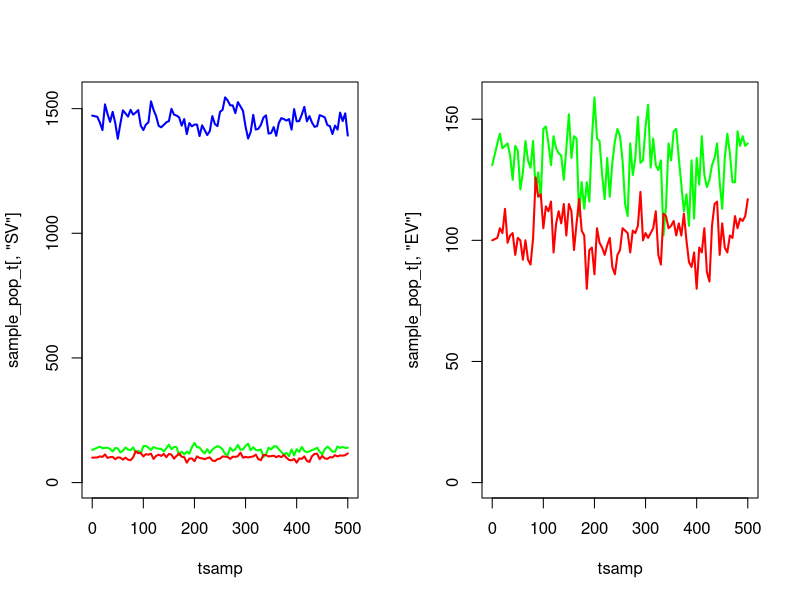
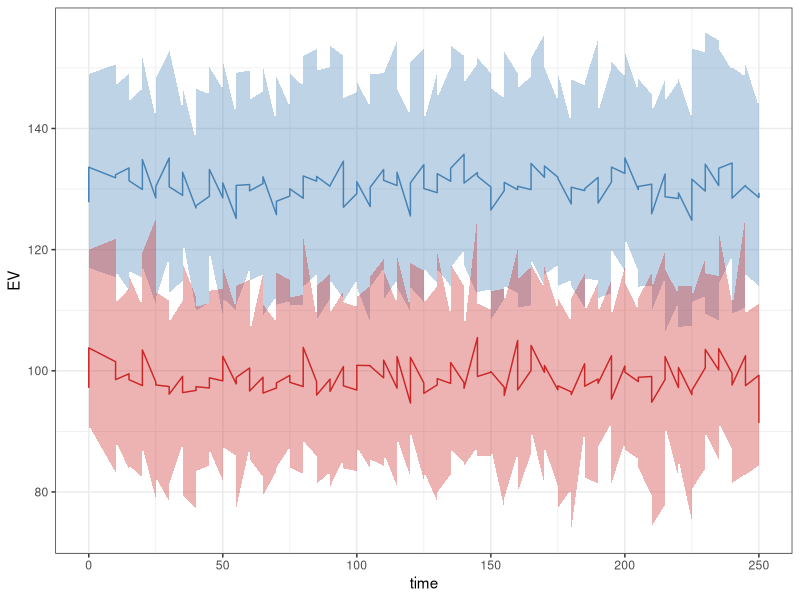

Write the R code that produced these figures, in order.
################################################################################
#   Exponential distribution of EIP
#   Deterministic Model
################################################################################

rm(list=ls());gc()

# make a single node
make_node <- function(){

  node <- list()

  # new eggs are generated from a conditionally independent Poisson process
  node$EL_new <- 0
  storage.mode(node$EL_new) <- "integer"

  # probabilities & transitions for early-stage instars (names are destinations of jumps)
  node$EL_probs <- rep(0,3)
  node$EL_probs <- setNames(node$EL_probs,c("EL","D","LL"))
  node$EL_transitions <- rep(0,3)
  node$EL_transitions <- setNames(node$EL_transitions,c("EL","D","LL"))
  storage.mode(node$EL_transitions) <- "integer"

  # probabilities & transitions for late-stage instars
  node$LL_probs <- rep(0,3)
  node$LL_probs <- setNames(node$LL_probs,c("LL","D","PL"))
  node$LL_transitions <- rep(0,3)
  node$LL_transitions <- setNames(node$LL_transitions,c("LL","D","PL"))
  storage.mode(node$LL_transitions) <- "integer"

  # probabilities & transitions for pupae
  node$PL_probs <- rep(0,4)
  node$PL_probs <- setNames(node$PL_probs,c("PL","D","SV_F","SV_M"))
  node$PL_transitions <- rep(0,4)
  node$PL_transitions <- setNames(node$PL_transitions,c("PL","D","SV_F","SV_M"))
  storage.mode(node$PL_transitions) <- "integer"

  # probabilities & transitions for susceptible vectors
  node$SV_probs <- rep(0,3)
  node$SV_probs <- setNames(node$SV_probs,c("SV","D","EV"))
  node$SV_transitions <- rep(0,3)
  node$SV_transitions <- setNames(node$SV_transitions,c("SV","D","EV"))
  storage.mode(node$SV_transitions) <- "integer"

  # probabilities & transitions for incubating vectors
  node$EV_probs <- rep(0,3)
  node$EV_probs <- setNames(node$EV_probs,c("EV","D","IV"))
  node$EV_transitions <- rep(0,3)
  node$EV_transitions <- setNames(node$EV_transitions,c("EV","D","IV"))
  storage.mode(node$EV_transitions) <- "integer"

  # probabilities & transitions for infectious vectors
  node$IV_probs <- rep(0,2)
  node$IV_probs <- setNames(node$IV_probs,c("IV","D"))
  node$IV_transitions <- rep(0,2)
  node$IV_transitions <- setNames(node$IV_transitions,c("IV","D"))
  storage.mode(node$IV_transitions) <- "integer"

  # state space
  node$EL <- 0L
  node$LL <- 0L
  node$PL <- 0L
  node$SV <- 0L
  node$EV <- 0L
  node$IV <- 0L

  list2env(node,hash=TRUE)
}

# execute an Euler-step for the model
# rates -> probabilities are defined by discretisation of the underlying
# CTMC system (competing hazards)
euler_step <- function(node,pars,tnow,dt){
  with(pars,{

    ########################################
    # INTERVENTION-DEPENDENT PARAMETERS
    ########################################

    delta <- 1/(tau1+tau2) # Inverse of gonotrophic cycle without ITNs/IRS
    e_ov <- beta*(exp(muV/delta)-1)/muV # Number of eggs per oviposition per mosquito

    ## Derived parameters which depend on intervention status:
    if(tnow > pars$time_ITN_on){
      ITNcov_t <- pars$ITNcov
    } else {
      ITNcov_t <- 0
    }
    if(tnow > pars$time_IRS_on){
      IRScov_t <- pars$IRScov
    } else {
      IRScov_t <- 0
    }

    # zCom: Probability of a mosquito being repelled from an ITN or IRS-treated house:
    c0 <- 1 - ITNcov_t - IRScov_t + ITNcov_t*IRScov_t
    cITN <- ITNcov_t - ITNcov_t*IRScov_t
    cIRS <- IRScov_t - ITNcov_t*IRScov_t
    cCom <- ITNcov_t*IRScov_t
    rCom <- rIRS + (1-rIRS)*rITN
    sCom  <- (1-rIRS)*sITN*sIRS
    zCom <- Q0*cITN*phiB*rITN + Q0*cIRS*phiI*rIRS + Q0*cCom*(phiI-phiB)*rIRS + Q0*cCom*phiB*rCom

    # deltaCom: Inverse of gonotrophic cycle length with ITNs & IRS:
    deltaCom <- 1/(tau1/(1-zCom) + tau2)

    # wCom: Probability that a surviving mosquito succeeds in feeding during a single attempt:
    wCom <- 1 - Q0 + Q0*c0 + Q0*cITN*(1-phiB+phiB*sITN) + Q0*cIRS*(1-phiI+phiI*sIRS) + Q0*cCom*((phiI-phiB)*sIRS + 1-phiI + phiB*sCom)

    # muVCom: Female mosquito death rate in presence of ITNs & IRS:
    p10 <- exp(-muV*tau1)
    p1Com <- p10*wCom/(1 - zCom*p10)
    p2 <- exp(-muV*tau2)
    pCom <- (p1Com*p2)^deltaCom
    muVCom <- -log(pCom)

    # betaCom: Eggs laid per day by female mosquitoes in presence of ITNs & IRS:
    betaCom <- e_ov*muVCom/(exp(muVCom/deltaCom) - 1)

    ########################################
    # EARLY-STAGE LARVAL INSTARS (EL)
    ########################################

    # inbound oviposition to EL
    NV <- sum(node$SV,node$EV,node$IV)
    node$EL_new <- rpois(n = 1,lambda = betaCom*NV*dt)

    # instantaneous hazards for EL
    haz_EL_mort <- muEL*(1 + ((node$EL+node$LL)/K))
    haz_EL_2LL <- 1/durEL

    # jump probabilities
    node$EL_probs[["EL"]] <- exp(-(haz_EL_mort + haz_EL_2LL)*dt)
    node$EL_probs[["D"]] <- (1 - node$EL_probs[["EL"]])*(haz_EL_mort / (haz_EL_mort + haz_EL_2LL)) # death
    node$EL_probs[["LL"]] <- (1 - node$EL_probs[["EL"]])*(haz_EL_2LL / (haz_EL_mort + haz_EL_2LL)) # to late-instar

    # jump sizes
    node$EL_transitions[c("EL","D","LL")] <- as.vector(rmultinom(n=1,size=node$EL,prob=node$EL_probs))

    ########################################
    # LATE-STAGE LARVAL INSTARS (LL)
    ########################################

    # instantaneous hazards for LL
    haz_LL_mort <- muLL*(1 + gamma*((node$EL+node$LL)/K))
    haz_LL_2PL <- 1/durLL

    # jump probabilities
    node$LL_probs[["LL"]] <- exp(-(haz_LL_mort + haz_LL_2PL)*dt)
    node$LL_probs[["D"]] <- (1 - node$LL_probs[["LL"]])*(haz_LL_mort / (haz_LL_mort + haz_LL_2PL)) # death
    node$LL_probs[["PL"]] <- (1 - node$LL_probs[["LL"]])*(haz_LL_2PL / (haz_LL_mort + haz_LL_2PL)) # to pupae

    # jump sizes
    node$LL_transitions[c("LL","D","PL")] <- as.vector(rmultinom(n=1,size=node$LL,prob=node$LL_probs))

    ########################################
    # PUPAE (PL)
    ########################################

    # instantaneous hazards for PL
    haz_PL_mort <- muPL
    haz_PL_2SV_F <- (1/durPL)*0.5
    haz_PL_2SV_M <- (1/durPL)*0.5

    # jump probabilities
    node$PL_probs[["PL"]] <- exp(-(haz_PL_mort + haz_PL_2SV_F + haz_PL_2SV_M)*dt)
    node$PL_probs[["D"]] <- (1 - node$PL_probs[["PL"]])*(haz_PL_mort / (haz_PL_mort + haz_PL_2SV_F + haz_PL_2SV_M)) # death
    node$PL_probs[["SV_F"]] <- (1 - node$PL_probs[["PL"]])*(haz_PL_2SV_F / (haz_PL_mort + haz_PL_2SV_F + haz_PL_2SV_M)) # to susceptible female
    node$PL_probs[["SV_M"]] <- (1 - node$PL_probs[["PL"]])*(haz_PL_2SV_M / (haz_PL_mort + haz_PL_2SV_F + haz_PL_2SV_M)) # to susceptible males

    # jump sizes
    node$PL_transitions[c("PL","D","SV_F","SV_M")] <- as.vector(rmultinom(n=1,size=node$PL,prob=node$PL_probs))

    ########################################
    # SUSCEPTIBLE VECTORS (SV)
    ########################################

    # instantaneous hazards for SV
    haz_SV_mort <-  muVCom
    haz_SV_inf <- lambdaV

    # jump probabilities
    node$SV_probs[["SV"]] <- exp(-(haz_SV_mort + haz_SV_inf)*dt)
    node$SV_probs[["D"]] <- (1 - node$SV_probs[["SV"]])*(haz_SV_mort / (haz_SV_mort + haz_SV_inf)) # death
    node$SV_probs[["EV"]] <- (1 - node$SV_probs[["SV"]])*(haz_SV_inf / (haz_SV_mort + haz_SV_inf)) # to incubating

    # jump sizes
    node$SV_transitions[c("SV","D","EV")] <- as.vector(rmultinom(n=1,size=node$SV,prob=node$SV_probs))

    ########################################
    # INCUBATING VECTORS (EV)
    ########################################

    # instantaneous hazards for EV
    haz_EV_mort <-  muVCom
    haz_EV_inc <- 1/durEV

    # jump probabilities
    node$EV_probs[["EV"]] <- exp(-(haz_EV_mort + haz_EV_inc)*dt)
    node$EV_probs[["D"]] <- (1 - node$EV_probs[["EV"]])*(haz_EV_mort / (haz_EV_mort + haz_EV_inc)) # death
    node$EV_probs[["IV"]] <- (1 - node$EV_probs[["EV"]])*(haz_EV_inc / (haz_EV_mort + haz_EV_inc)) # to infectious

    # jump sizes
    node$EV_transitions[c("EV","D","IV")] <- as.vector(rmultinom(n=1,size=node$EV,prob=node$EV_probs))

    ########################################
    # INFECTIOUS VECTORS (IV)
    ########################################

    # instantaneous hazards for IV
    haz_IV_mort <- muVCom

    # jump probabilities
    node$IV_probs[["IV"]] <- exp(-haz_IV_mort*dt)
    node$IV_probs[["D"]] <- (1 - node$IV_probs[["IV"]])

    # jump sizes
    node$IV_transitions[c("IV","D")] <- as.vector(rmultinom(n=1,size=node$IV,prob=node$IV_probs))

    ########################################
    # UPDATE POPULATION
    ########################################

    node$EL <- node$EL_transitions[["EL"]] + node$EL_new
    node$LL <- node$LL_transitions[["LL"]] + node$EL_transitions[["LL"]]
    node$PL <- node$PL_transitions[["PL"]] + node$LL_transitions[["PL"]]
    node$SV <- node$SV_transitions[["SV"]] + node$PL_transitions[["SV_F"]]
    node$EV <- node$EV_transitions[["EV"]] + node$SV_transitions[["EV"]]
    node$IV <- node$IV_transitions[["IV"]] + node$EV_transitions[["IV"]]

  })
}

## Model parameters:
theta <- list(
	## Mosquito life cycle parameters:
	beta = 21.19, # Number of eggs laid per day by female mosquito
	muEL = 0.034, # Early larval instar daily mortality
	muLL = 0.035, # Late larval instar daily mortality
	muPL = 0.25, # Pupal daily mortality
	durEL = 6.64, # Duration of early instar stage
	durLL = 3.72, # Duration of late instar stage
	durPL = 0.64, # Duration of pupal stage
	durEV = 10, # Duration of latent period in mosquito (days)
	gamma = 13.25, # Effect of density-dependence on late instars relative to early instars
	tau1 = 0.68, # Time spent foraging for a blood meal at 0% ITN coverage
	tau2 = 2.32, # Time spent resting and ovipositing by a mosquito

	## Intervention parameters (variable):
	ITNcov = 0.5, # ITN coverage
	IRScov = 0, # IRS coverave
	time_ITN_on = 1e3, # When ITNs are applied (days)
	time_IRS_on = 1e3, # When IRS is applied (days)

	## Species-specific parameters:
	## An. gambiae:
	muV = 1/7.6, # Adult mosquito daily mortality
	Q0 = 0.92, # Human blood index
	phiB = 0.89, # Proportion of bites on a person while they are in bed
	phiI = 0.97, # Proportion of bites on a person while they are indoors
	rITN = 0.56, # Probability of mosquito repeating a feeding attempt due to IRS
	sITN = 0.03, # Probability of mosquito feeding and surviving in presence of ITNs
	rIRS = 0.60, # Probability of mosquito repeating a feeding attempt due to IRS
	sIRS = 0, # Probability of mosquito feeding and surviving in presence of IRS

	## An. arabiensis:
	# muV = 1/7.6, # Adult mosquito daily mortality
	# Q0 = 0.71, # Human blood index
	# phiB = 0.90, # Proportion of bites on a person while they are in bed
	# phiI = 0.96, # Proportion of bites on a person while they are indoors
	# rITN = 0.48, # Probability of mosquito repeating a feeding attempt due to IRS
	# sITN = 0.39, # Probability of mosquito feeding and surviving in presence of ITNs
	# rIRS = 0.60, # Probability of mosquito repeating a feeding attempt due to IRS
	# sIRS = 0, # Probability of mosquito feeding and surviving in presence of IRS

	## An. funestus:
	# muV = 1/8.9, # Adult mosquito daily mortality
	# Q0 = 0.94, # Human blood index
	# phiB = 0.90, # Proportion of bites on a person while they are in bed
	# phiI = 0.98, # Proportion of bites on a person while they are indoors
	# rITN = 0.56, # Probability of mosquito repeating a feeding attempt due to IRS
	# sITN = 0.03, # Probability of mosquito feeding and surviving in presence of ITNs
	# rIRS = 0.63, # Probability of mosquito repeating a feeding attempt due to IRS
	# sIRS = 0, # Probability of mosquito feeding and surviving in presence of IRS

	## Additional transmission parameters:
	f0 = 1/3, # Daily biting rate by mosquitoes on animals and humans
	epsilon0 = 10/365, # Daily entomological inolculation rate
	iH_eq = 0.45, # Equilibrium malaria prevalence in humans
	NH_eq = 200, # Equilibrium human population size
	bV = 0.15 # Probability of transmission from human to vector per infectious bite
)

with(theta,{

  a0 <<- Q0*f0 # Human biting rate at equilibrium
  lambdaV <<- a0*iH_eq*bV # Force of infection in mosquitoes at equilibrium

  IV_eq <<- 100
  EV_eq <<- durEV*IV_eq*muV
  SV_eq <<- ((durEV*IV_eq*muV) + ((durEV^2)*IV_eq*(muV^2))) / (durEV*lambdaV)
  NV_eq <<- IV_eq + EV_eq + SV_eq

  omega_1 <<- -0.5 * ( (gamma*(muLL/muEL)) - (durEL/durLL) + ((gamma-1)*muLL*durEL) )
  omega_2 <<- sqrt(
    (0.25 * (( (gamma*(muLL/muEL)) - (durEL/durLL) + ((gamma-1)*muLL*durEL) )^2)) + (gamma * ((beta*muLL*durEL) / (2*muEL*muV*durLL*(1 + (durPL*muPL)))) )
  )
  omega <<- omega_1 + omega_2

  PL_eq <<- 2*durPL*muV*NV_eq
  LL_eq <<- 2*muV*durLL*(1 + (durPL*muPL))*NV_eq
  EL_eq <<- 2*omega*muV*durLL*(1 + (durPL*muPL))*NV_eq

  K <<- (NV_eq*2*durLL*muV*(1 + (durPL*muPL))*gamma*(omega+1)) / ((omega/(muLL*durEL)) - (1/(muLL*durLL)) - 1)
})


# # equilibrium solutions
# with(theta,{
#
#   ## Derived parameters:
#   # NV <<- SV + EV + IV # Total mosquito population size
#   delta <<- 1/(tau1+tau2) # Inverse of gonotrophic cycle without ITNs/IRS
#   e_ov <<- beta*(exp(muV/delta)-1)/muV # Number of eggs per oviposition per mosquito
#   b_omega <<- gamma*muLL/muEL - durEL/durLL + (gamma-1)*muLL*durEL
#   omega <<- -0.5*b_omega + sqrt(0.25*b_omega^2 + gamma*beta*muLL*durEL/(2*muEL*muV*durLL*(1+durPL*muPL)))
#
#   a0 <<- Q0*f0 # Human biting rate at equilibrium
#
#   lambdaV <<- a0*iH_eq*bV # Force of infection in mosquitoes at equilibrium
#
#
#   iV_eq <<- lambdaV*exp(-muV*durEV)/(lambdaV + muV)
#   sV_eq <<- iV_eq*muV/(lambdaV*exp(-muV*durEV))
#   eV_eq <<- 1 - sV_eq - iV_eq
#
#   NV_eq <<- epsilon0*NH_eq/(iV_eq*a0)
#
#   EL_eq <<- 2*omega*muV*durLL*(1 + muPL*durPL)*NV_eq
#   LL_eq <<- 2*muV*durLL*(1 + muPL*durPL)*NV_eq
#   PL_eq <<- 2*muV*durPL*NV_eq
#
#   SV_eq <<- sV_eq*NV_eq
#   EV_eq <<- eV_eq*NV_eq
#   IV_eq <<- iV_eq*NV_eq
#
#   K <<- 2*NV_eq*muV*durLL*(1 + muPL*durPL)*gamma*(omega+1)/(omega/(muLL*durEL) - 1/(muLL*durLL) - 1) # Larval carrying capacity
#
# })

theta1 <- c(theta,K=K,lambdaV=lambdaV)

node <- make_node()
node$EL <- as.integer(EL_eq)
node$LL <- as.integer(LL_eq)
node$PL <- as.integer(PL_eq)
node$SV <- as.integer(SV_eq)
node$EV <- as.integer(EV_eq)
node$IV <- as.integer(IV_eq)

tmax <- 500
dt <- 0.05
time <- seq(from=1,to=tmax,by=dt)

# sampling grid
sample_grid <- tsamp <- c(0,seq(from=10,to = tmax,by = 5))
sample_pop <- matrix(0,nrow=6,ncol=length(sample_grid),dimnames=list(c("EL","LL","PL","SV","EV","IV"),paste0(sample_grid)))

sample_pop["EL",1] <- node$EL
sample_pop["LL",1] <- node$LL
sample_pop["PL",1] <- node$PL
sample_pop["SV",1] <- node$SV
sample_pop["EV",1] <- node$EV
sample_pop["IV",1] <- node$IV
sample_grid <- sample_grid[-1]

# run simulation
pb <- txtProgressBar(min = 1,max = length(time))
for(t in 1:length(time)){

  # euler step
  euler_step(node = node,pars = theta1,tnow = time[t],dt = dt)

  # sample the population (done at the very end of the time-step, because its not part of the dynamics)
  if(time[t] == sample_grid[1]){

    sample_pop["EL",as.character(sample_grid[1])] <- node$EL
    sample_pop["LL",as.character(sample_grid[1])] <- node$LL
    sample_pop["PL",as.character(sample_grid[1])] <- node$PL
    sample_pop["SV",as.character(sample_grid[1])] <- node$SV
    sample_pop["EV",as.character(sample_grid[1])] <- node$EV
    sample_pop["IV",as.character(sample_grid[1])] <- node$IV
    sample_grid <- sample_grid[-1]

  }
  setTxtProgressBar(pb = pb,value = t)
}

sample_pop_t <- t(sample_pop)
par(mfrow=c(1,2))
ylim <- max(sample_pop_t[,4:6])
plot(x = tsamp,y = sample_pop_t[,"SV"],col="blue",lwd=2,ylim=c(0,ylim),type="l")
lines(x = tsamp,y = sample_pop_t[,"EV"],col="green",lwd=2)
lines(x = tsamp,y = sample_pop_t[,"IV"],col="red",lwd=2)

ylim <- max(sample_pop_t[,5:6])
plot(x = tsamp,y = sample_pop_t[,"EV"],col="green",lwd=2,ylim=c(0,ylim),type="l")
lines(x = tsamp,y = sample_pop_t[,"IV"],col="red",lwd=2)
par(mfrow=c(1,1))

tail(sample_pop_t)
mean(sample_pop_t[,"IV"])



################################################################################
# run ensemble of simulations
################################################################################

nruns <- 100
tmax <- 250
dt <- 0.05
time <- seq(from=1,to=tmax,by=dt)

# sampling grid
tsamp <- c(0,seq(from=10,to = tmax,by = 5))
sample_pop <- array(0,dim=c(6,length(tsamp),nruns),dimnames=list(c("EL","LL","PL","SV","EV","IV"),paste0(tsamp),paste0(1:nruns)))


pb <- txtProgressBar(min = 1,max = nruns)
for(i in 1:nruns){

  sample_grid <- tsamp

  # make the node
  node <- make_node()
  node$EL <- as.integer(EL_eq)
  node$LL <- as.integer(LL_eq)
  node$PL <- as.integer(PL_eq)
  node$SV <- as.integer(SV_eq)
  node$EV <- as.integer(EV_eq)
  node$IV <- as.integer(IV_eq)

  # record output
  sample_pop["EL",1,i] <- node$EL
  sample_pop["LL",1,i] <- node$LL
  sample_pop["PL",1,i] <- node$PL
  sample_pop["SV",1,i] <- node$SV
  sample_pop["EV",1,i] <- node$EV
  sample_pop["IV",1,i] <- node$IV
  sample_grid <- sample_grid[-1]

  for(t in 1:length(time)){

    # euler step
    euler_step(node = node,pars = theta1,tnow = time[t],dt = dt)

    # sample the population (done at the very end of the time-step, because its not part of the dynamics)
    if(time[t] == sample_grid[1]){

      sample_pop["EL",as.character(sample_grid[1]),i] <- node$EL
      sample_pop["LL",as.character(sample_grid[1]),i] <- node$LL
      sample_pop["PL",as.character(sample_grid[1]),i] <- node$PL
      sample_pop["SV",as.character(sample_grid[1]),i] <- node$SV
      sample_pop["EV",as.character(sample_grid[1]),i] <- node$EV
      sample_pop["IV",as.character(sample_grid[1]),i] <- node$IV
      sample_grid <- sample_grid[-1]

    }
  }
  
  setTxtProgressBar(pb,i)
}

# mean_E <- colMeans(sample_pop["EL",,])
# mean_L <- colMeans(sample_pop["LL",,])
# mean_P <- colMeans(sample_pop["PL",,])

mean_pops <- apply(X = sample_pop,MARGIN = c(1,2),FUN = mean)

mean_SV <- colMeans(sample_pop["SV",,])
mean_EV <- colMeans(sample_pop["EV",,])
mean_IV <- colMeans(sample_pop["IV",,])

quant_SV <- apply(X = sample_pop["SV",,],MARGIN = 2,FUN = function(x){
  quantile(x,probs = c(0.05,0.95))
})
quant_EV <- apply(X = sample_pop["EV",,],MARGIN = 2,FUN = function(x){
  quantile(x,probs = c(0.05,0.95))
})
quant_IV <- apply(X = sample_pop["IV",,],MARGIN = 2,FUN = function(x){
  quantile(x,probs = c(0.05,0.95))
})

plot_datEV <- data.frame(time=tsamp,EV=mean_EV,EV_l=quant_EV[1,],EV_h=quant_EV[2,])
plot_datIV <- data.frame(time=tsamp,IV=mean_IV,IV_l=quant_IV[1,],IV_h=quant_IV[2,])

library(ggplot2)

ggplot() +
  geom_line(data=plot_datEV,aes(x=time,y=EV),color="steelblue") +
  geom_ribbon(data=plot_datEV,aes(x=time,ymin=EV_l,ymax=EV_h),alpha=0.35,fill="steelblue") +
  geom_line(data=plot_datIV,aes(x=time,y=IV),color="firebrick3") +
  geom_ribbon(data=plot_datIV,aes(x=time,ymin=IV_l,ymax=IV_h),alpha=0.35,fill="firebrick3") +
  theme_bw()
